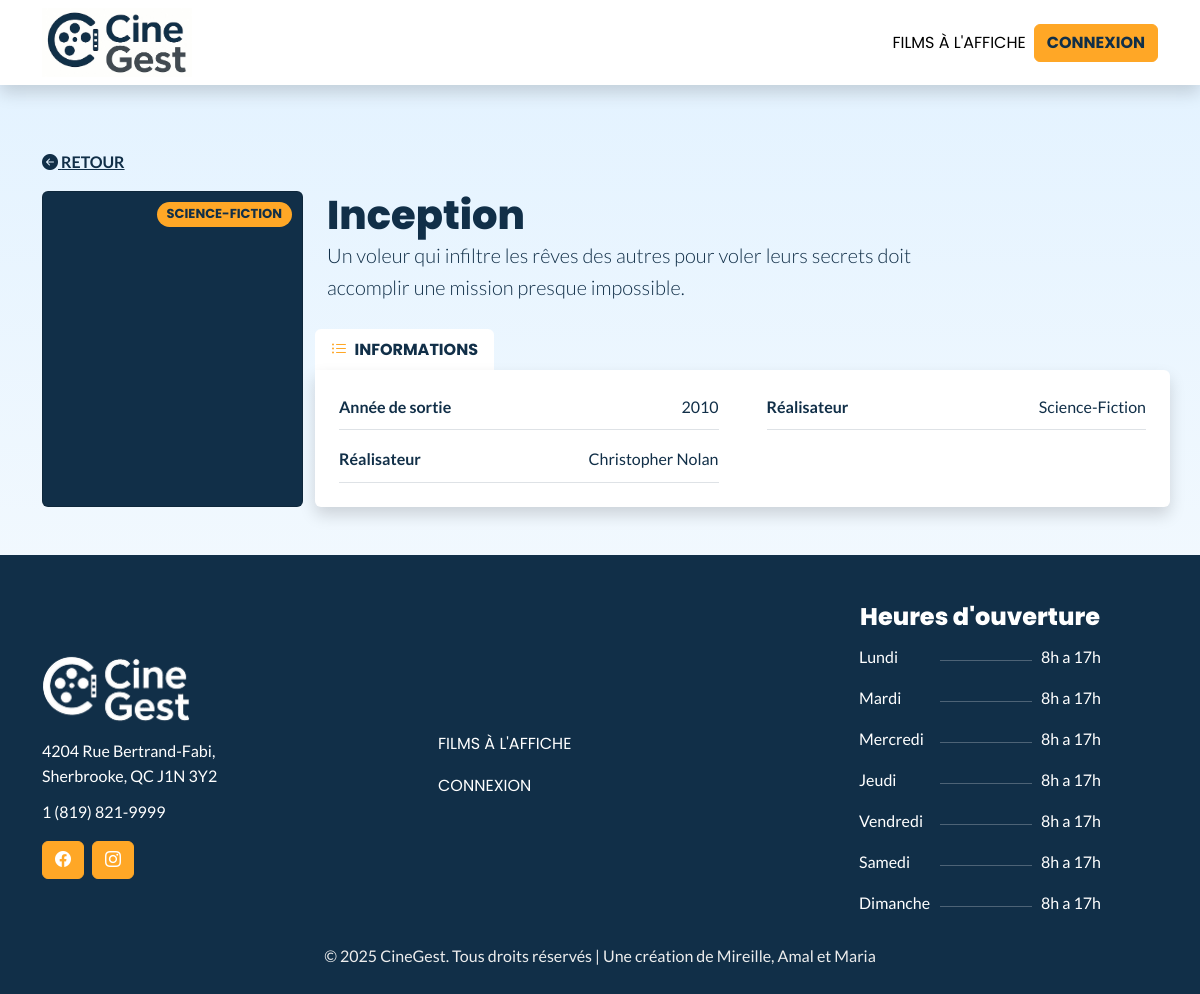
Page /public/index.php?action=show_film&id=1 on the committed database.
### tables this page shows
CREATE TABLE IF NOT EXISTS films (
    id INT AUTO_INCREMENT PRIMARY KEY,
    titre VARCHAR(100) NOT NULL,
    realisateur VARCHAR(100),
    genre_id INT NOT NULL,
    annee_sortie INT,
    description TEXT
);

CREATE TABLE genres (
  id INT AUTO_INCREMENT PRIMARY KEY,
  nom varchar(50) NOT NULL
);

### app/models/Film.php (called while the page is built, shortened)
<?php
class Film {
    private $db;
    public function __construct($db) {
        $this->db = $db;
    }
    public function getFilmById($id) {
        $stmt = $this->db->prepare("  SELECT f.*, g.nom AS genre_nom
            FROM films f
            INNER JOIN genres g ON f.genre_id = g.id
            WHERE f.id = :id");
        $stmt->bindParam(':id', $id, PDO::PARAM_INT);
        $stmt->execute();
        return $stmt->fetch(PDO::FETCH_ASSOC);
    }
}
?>

### app/views/film_details.php (the view, shortened to what this page needs)
<?php require __DIR__ . '/layouts/header.php'; ?>
<div class="container py-5" data-bs-theme="light">
    <div class="py-3">
        <a href="?action=accueil" class="btn-link text-uppercase fw-bold"><i class="bi bi-arrow-left-circle-fill"></i> Retour</a> <br>
    </div>
    <div class="row">
        <div class="col-lg-3">
                <div class="card text-bg-dark h-100">
                    <p class="card-category-pill m-0"><?= htmlspecialchars($film['genre_nom']) ?></p>
                </div>
       </div>
        <div class="col-lg-9">
            <div class="row">
                <div class="col-lg-9">
                    <h1 class="mb-0"><?= htmlspecialchars($film['titre']) ?></h1>
                    <p class="lead"><?= htmlspecialchars($film['description']) ?></p>
                </div>
                <div class="col-lg-3 text-end">
                </div>
            </div>
            <div class="row pt-3">
                <ul class="nav nav-tabs" id="myTab" role="tablist">
                    <li class="nav-item" role="presentation">
                        <button class="nav-link active" id="info-tab" data-bs-toggle="tab" data-bs-target="#info" type="button">
                            <i class="bi bi-list-ul text-primary me-1"></i> Informations
                        </button>
                    </li>
                </ul>
                <div class="tab-content bg-white p-4 shadow">
                    <div class="tab-pane fade show active" id="info" role="tabpanel">
                        <div class="row g-5">
                            <div class="col-lg-6">
                                <div class="d-flex justify-content-between border-bottom">
                                    <p class="fw-bold">Année de sortie</p><p><?= $film['annee_sortie'] ?></p>
                                </div>
                                <div class="d-flex justify-content-between border-bottom mt-3">
                                    <p class="fw-bold">Réalisateur</p><p><?= $film['realisateur'] ?></p>
                                </div>
                            </div>
                            <div class="col-lg-6">
                                <div class="d-flex justify-content-between border-bottom">
                                    <p class="fw-bold">Réalisateur</p><p><?= $film['genre_nom'] ?></p>
                                </div>
                            </div>
                        </div>
                    </div>
                </div>
                </div>
            </div>
        </div>
    </div>
<?php require __DIR__ . '/layouts/footer.php'; ?>

### public/css/style.css (style rules this page uses)
:root { --primary-font: 'Lato', sans-serif; --secondary-font: 'Poppins', sans-serif; --bs-primary: #ffa726; --bs-secondary: #112f48; --gradiant-soft-blue:linear-gradient(180deg, rgba(137, 202, 255, 0.25) 0%, rgba(250, 250, 250, 0.25) 100%); }
[data-bs-theme=light] { --bs-primary: #ffa726; --bs-primary-rgb: 255, 167, 38; --bs-secondary: #112f48; --bs-secondary-rgb: 17, 47, 72; --bs-dark: #112F48; --bs-dark-rgb: 17, 47, 72; --bs-link-color: #112F48; --bs-link-color-rgb: 17, 47, 72; --bs-link-hover-color:#ffa726; --bs-link-hover-color-rgb: 255, 167, 38; --bs-nav-link-hover-color:255, 167, 38; --bs-nav-link-color: #112F48; --bs-btn-bg: #ffa726; --bs-heading-color:#112F48; }
* { margin: 0; padding: 0; box-sizing: border-box; }
body { font-family: var(--primary-font); background: var(--gradiant-soft-blue); color: #112f48; line-height: 1.6; }
.nav-link { text-transform:uppercase; font-family:var(--secondary-font); }
.h1, .h2, .h3, .h4, .h5, .h6, h1, h2, h3, h4, h5, h6 { font-weight:800; font-family:var(--secondary-font); }
p { margin-bottom: 10px; }
a { cursor:pointer; }
[data-bs-theme=light] a { color: var(--bs-secondary); }
.card-category-pill { position:absolute; right:10px; top:10px; background-color:var(--bs-primary); color:#ffffff; padding:2px 10px; font-family:var(--secondary-font); text-transform:uppercase; color:var(--bs-secondary); font-weight:700; border-radius:50em; font-size:13px; }
.tab-content { border-bottom-left-radius: 0.375rem; border-bottom-right-radius: 0.375rem; border-top-right-radius: 0.375rem; }
.nav-tabs { border:none; }
.nav-tabs .nav-item.show .nav-link, .nav-tabs .nav-link.active { background-color:#ffffff; color:var(--bs-secondary); }
.nav-tabs .nav-link { background-color:var(--bs-secondary); color:#ffffff; font-family:var(--secondary-font); font-weight:700; border:none; }
a { text-decoration: none; transition: color 0.3s; }

### rows in the picture
films: genre.nom "SCIENCE-FICTION", titre "Inception", description "Un voleur qui infiltre les rêves des autres pour voler leurs secrets doit accomplir une mission presque impossible.", annee_sortie "2010", realisateur "Christopher Nolan", genre.nom "Science-Fiction"
